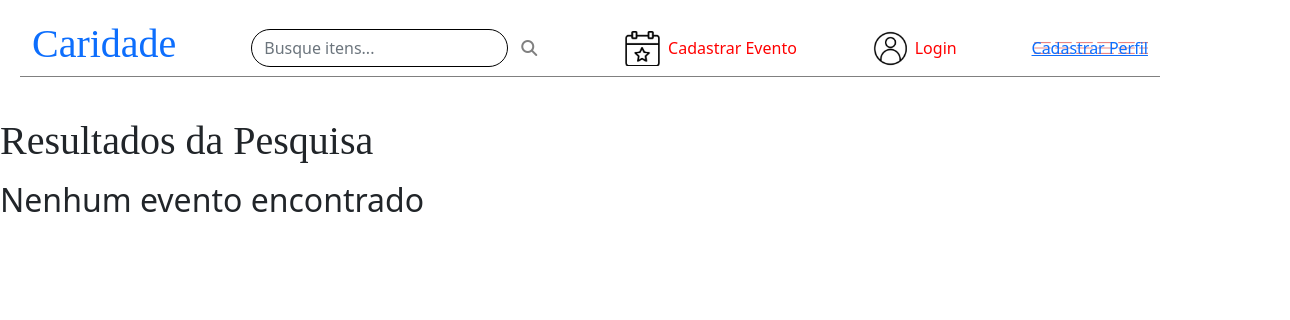
The page /pesquisar_item/ on the database as committed earlier.
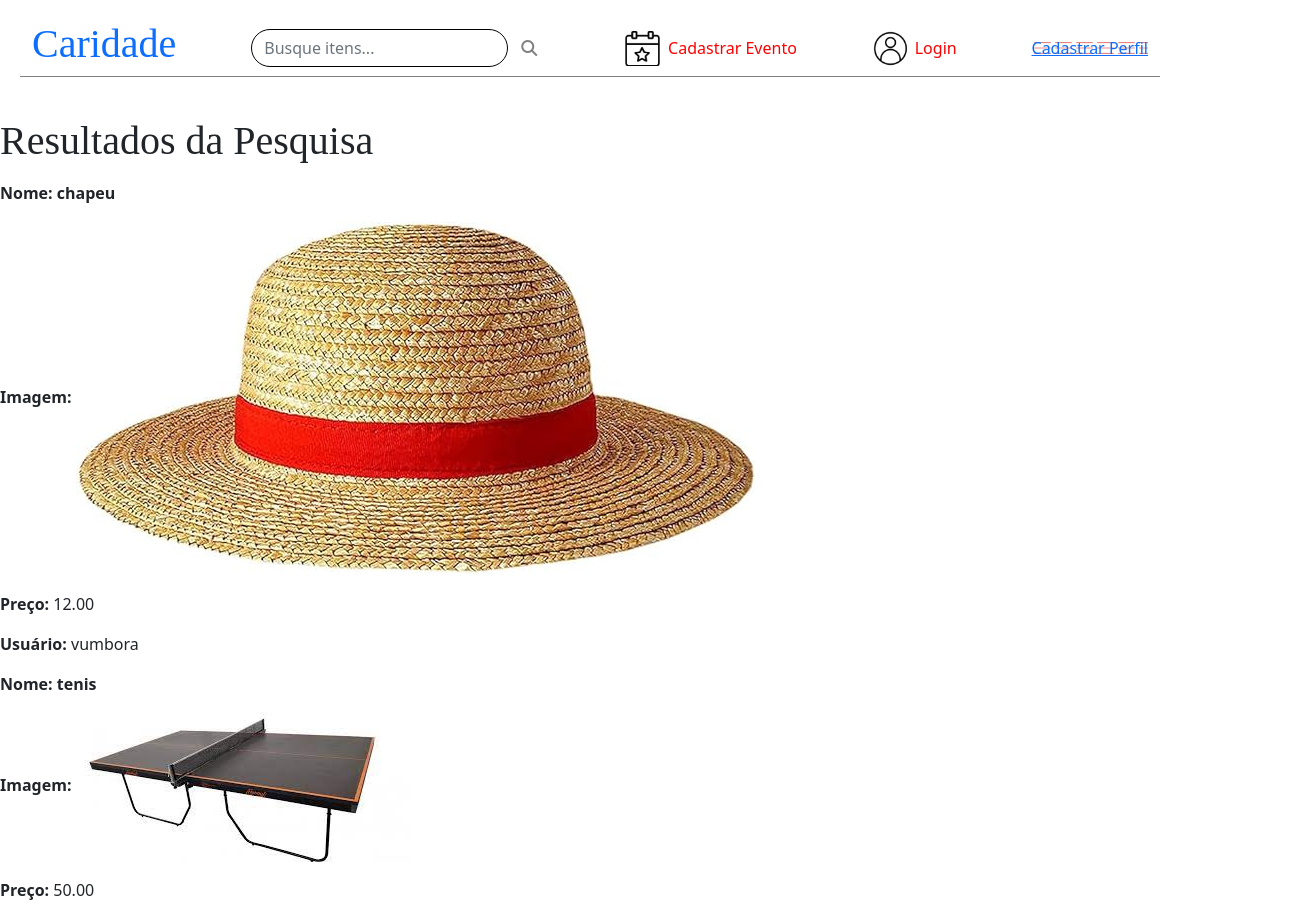
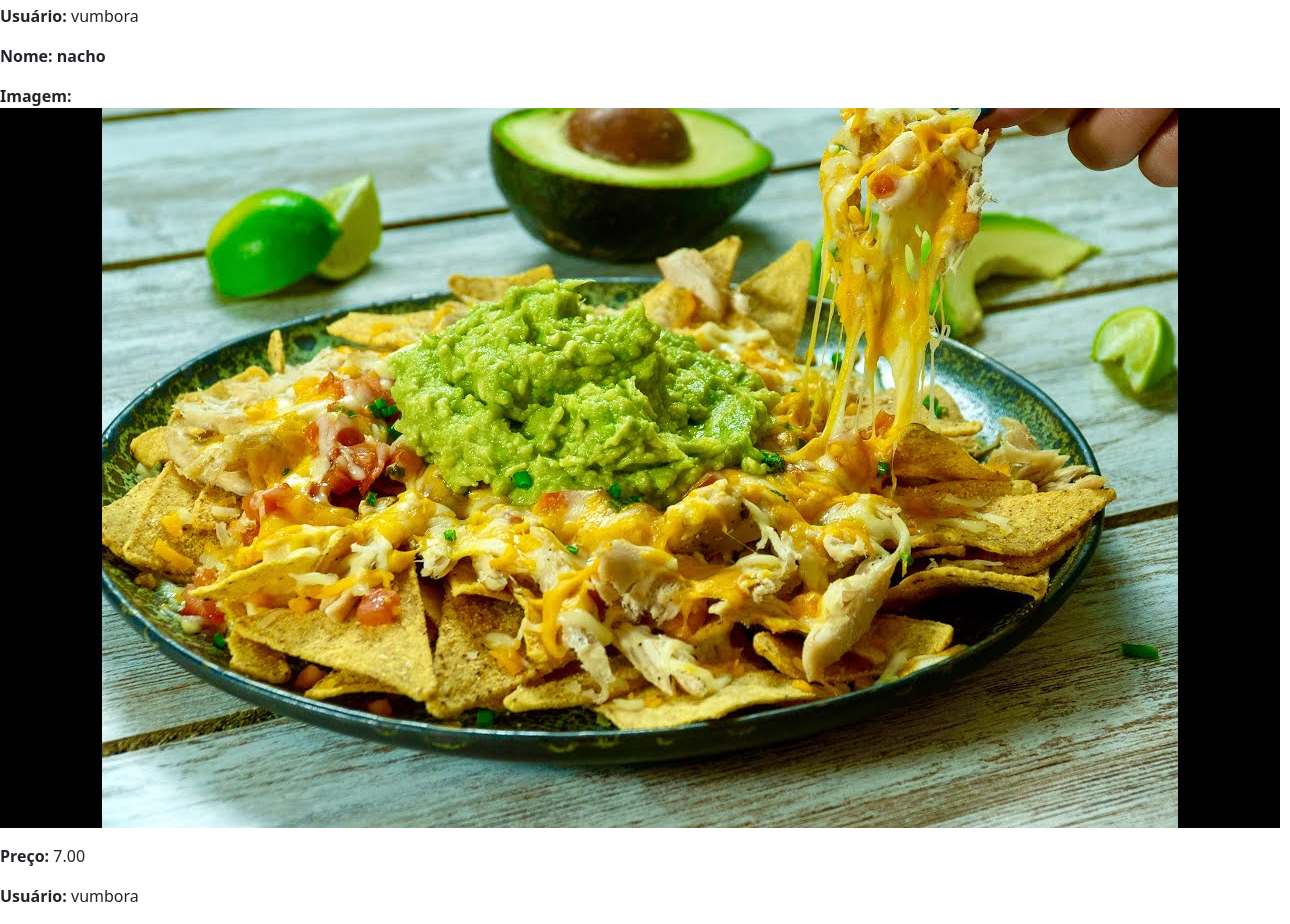
The same page on the database as committed later (2 pictures, top to bottom).
### caridade1/models.py (models this page shows)
class Item(models.Model):
    User = models.ForeignKey(User, on_delete=models.CASCADE,null=False, blank = True)
    descricao = models.CharField(max_length = 100)
    foto = models.ImageField(upload_to = 'caridade')
    preco = models.DecimalField(max_digits=6, decimal_places=2)
    evento = models.ForeignKey(Evento, on_delete=models.PROTECT)
    reservado = models.ForeignKey(Reservado, on_delete=models.PROTECT, null = True, blank = True)

### caridade1/views.py (the view)
# urls.py: path('pesquisar_item/', views.pesquisar_item, name='pesquisar_item'),
def pesquisar_item(request):
    items = Item.objects.all()
    form = Pesquisa_itemForm()
    if request.method == 'POST':
        form = Pesquisa_itemForm(request.POST)
        if form.is_valid():
            termo_pesquisa = form.cleaned_data.get('termo_pesquisa', '')
            items = Item.objects.filter(descricao__contains=termo_pesquisa)
    return render(request, 'resultado_pesquisa.html', {'form': form, 'items': items})

### caridade1/views.py
class Pesquisa_itemForm(forms.Form):
    termo_pesquisa = forms.CharField(label='Pesquisar item', max_length=100)

### caridade1/templates/resultado_pesquisa.html (shortened to what this page needs)
{% load static %}
<!DOCTYPE html>
<html lang="en">
<head>
</head>
<body>
    {% include 'header.html' %}
    <p class="pag-titulo">
    <h1>Resultados da Pesquisa</h1>
    </p>
    {% if items %}
    {% for item in items %}
    <p>
        <strong> Nome: {{ item.descricao }} </strong>
    </p>
    <p>
        <strong>Imagem:</strong> <img src="{{ item.foto.url }}">
    </p>
    <p>
        <strong>Preço:</strong> {{ item.preco }}
    </p>
    <p>
        <strong>Usuário:</strong> {{ item.User.username }}
    </p>
    {% endfor %}
    {% else %}
    <p class="pag-titulo">
    <h2>Nenhum evento encontrado</h2>
    </p>
    {% endif %}
</body>
</html>

### caridade1/templates/header.html (shortened to what this page needs)
{% load static %}
<head>
    <link rel="stylesheet" href="https://cdn.jsdelivr.net/npm/@fortawesome/fontawesome-free@6.2.0/css/all.min.css">
    <link rel="stylesheet" href="https://cdn.jsdelivr.net/npm/bootstrap@5.1.3/dist/css/bootstrap.min.css">
  <link rel="stylesheet" href="{% static 'header.css' %}">
</head>
<header>
    <div id="barra" class = "container" style="display: flex;" >
        <a href="{% url 'caridade1:index' %}" style="text-decoration: none;"><h1 style="font-family: Asteristico;"> Caridade </h1></a>
        <div id="pesquisa-barra-de-navegacao">
            <form id="form" action="{% url 'caridade1:pesquisar_item' %}" method="post">
                <div id="procura">
                <input  name = 'termo_pesquisa' type="text" class="form-control rounded-pill" placeholder="Busque itens..." id="pesquisa">
                <button type="submit" class="btn btn-primary rounded-pill" style="width: fit-content;" id="icone-pesquisa"><i class="fas fa-search"></i></button>
                </div>
            </form>
        </div>
        <div id="barra-evento">
            <a href=# id="icone-evento"></a>
            <div id="meus-eventos-barra">
                <a href="{% url 'caridade1:cadastrar_evento' %}" style="text-decoration: none; color:red"> Cadastrar Evento</a>
            </div>
        </div>
        <div id="usuario-barra">
            <a href="{% url 'caridade1:cadastrar_perfil' %}" id="icone-perfil"></a>
            <div id="login-barra">
                {% if user.is_authenticated %}
                <a href=# style="text-decoration: none; color: red;">
                    {{ user.username }}</a>
                {% else %}
                <a href="{% url 'caridade1:logar' %}" style="text-decoration: none; color: red;   ">Login</a>
                {% endif %}
            </div>
        </div>
        <div id="opcoes-barra">
            {% if user.is_authenticated %}
                <a href="{% url 'caridade1:cadastrar_item' %}" style="text-decoration: none; color: red;">
                    Cadastrar Item</a>
                {% else %}
                <a href="{% url 'caridade1:cadastrar_perfil' %}" id="icone-barra"> Cadastrar Perfil </a>
                {% endif %}
        </div>
    </div>
</header>

### caridade1/static/header.css (style rules this page uses)
#barra { width: 100%; justify-content: space-between; align-items: center; margin: 20px; margin-bottom: 40px; border-bottom-width: 1px; border-bottom-style: solid; border-bottom-color: gray; }
#procura { border: 5px; border-color: black; display: flex; align-items: center; }
#icone-pesquisa { background-color: transparent; color: gray; border-color: transparent; }
#pesquisa { border-color: black; }
h1 { font-family: 'Asteristico'; }
#barra-evento { display: flex; }
#icone-evento { background-image: url("evento.jpg"); width: 35px; height: 35px; background-size: cover; }
#meus-eventos-barra { margin-top: 5px; margin-left: 8px; }
#usuario-barra { display: flex; }
#icone-perfil { background-image: url("profile.jpg"); width: 35px; height: 35px; background-size: cover; }
#login-barra { margin-top: 5px; margin-left: 8px; }
#icone-barra { background-image: url("menu.jpg"); width: 35px; height: 35px; background-size: contain; border: transparent; background-color: transparent; }

Rows that differ between the two databases and show on the page:
added Item: descricao "chapeu", foto (picture), preco "12.00", User.username "vumbora"
added Item: descricao "tenis", foto (picture), preco "50.00", User.username "vumbora"
added Item: descricao "nacho", foto (picture), preco "7.00", User.username "vumbora"
Other text that changed with them:
text no longer shown: "Nenhum evento encontrado"
